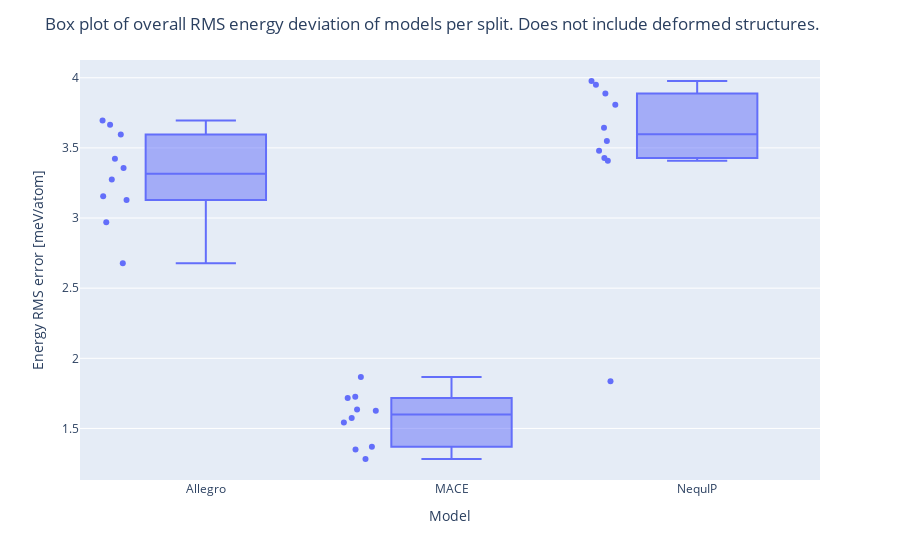

Here is the notebook cell this chart was saved with:
### Code cell
fig = px.box(results,x='Model',y='Delta E', points="all")
fig.update_layout(
    title_text="Box plot of overall RMS energy deviation of models per split. Does not include deformed structures.",
    yaxis={'title':'Energy RMS error [meV/atom]'}
)

### Figure 1 — Plotly figure (JSON) as saved in the notebook; plotly's stock layout.template omitted (floating-point values rounded to 4 significant figures)
{"data": [{"alignmentgroup": "True", "boxpoints": "all", "hovertemplate": "Model=%{x}<br>Delta E=%{y}<extra></extra>", "legendgroup": "", "marker": {"color": "#636efa"}, "name": "", "notched": false, "offsetgroup": "", "orientation": "v", "showlegend": false, "type": "box", "x": ["Allegro", "Allegro", "Allegro", "Allegro", "Allegro", "Allegro", "Allegro", "Allegro", "Allegro", "Allegro", "MACE", "MACE", "MACE", "MACE", "MACE", "MACE", "MACE", "MACE", "MACE", "MACE", "NequIP", "NequIP", "NequIP", "NequIP", "NequIP", "NequIP", "NequIP", "NequIP", "NequIP", "NequIP"], "x0": " ", "xaxis": "x", "y": [3.596, 3.696, 3.423, 3.155, 3.356, 3.276, 2.97, 3.129, 2.679, 3.665, 1.626, 1.868, 1.574, 1.543, 1.282, 1.718, 1.37, 1.349, 1.636, 1.727, 3.887, 3.977, 3.48, 1.837, 3.808, 3.644, 3.951, 3.55, 3.408, 3.428], "y0": " ", "yaxis": "y"}], "layout": {"boxmode": "group", "legend": {"tracegroupgap": 0}, "margin": {"t": 60}, "title": {"text": "Box plot of overall RMS energy deviation of models per split. Does not include deformed structures."}, "xaxis": {"anchor": "y", "domain": [0, 1], "title": {"text": "Model"}}, "yaxis": {"anchor": "x", "domain": [0, 1], "title": {"text": "Energy RMS error [meV/atom]"}}}}
